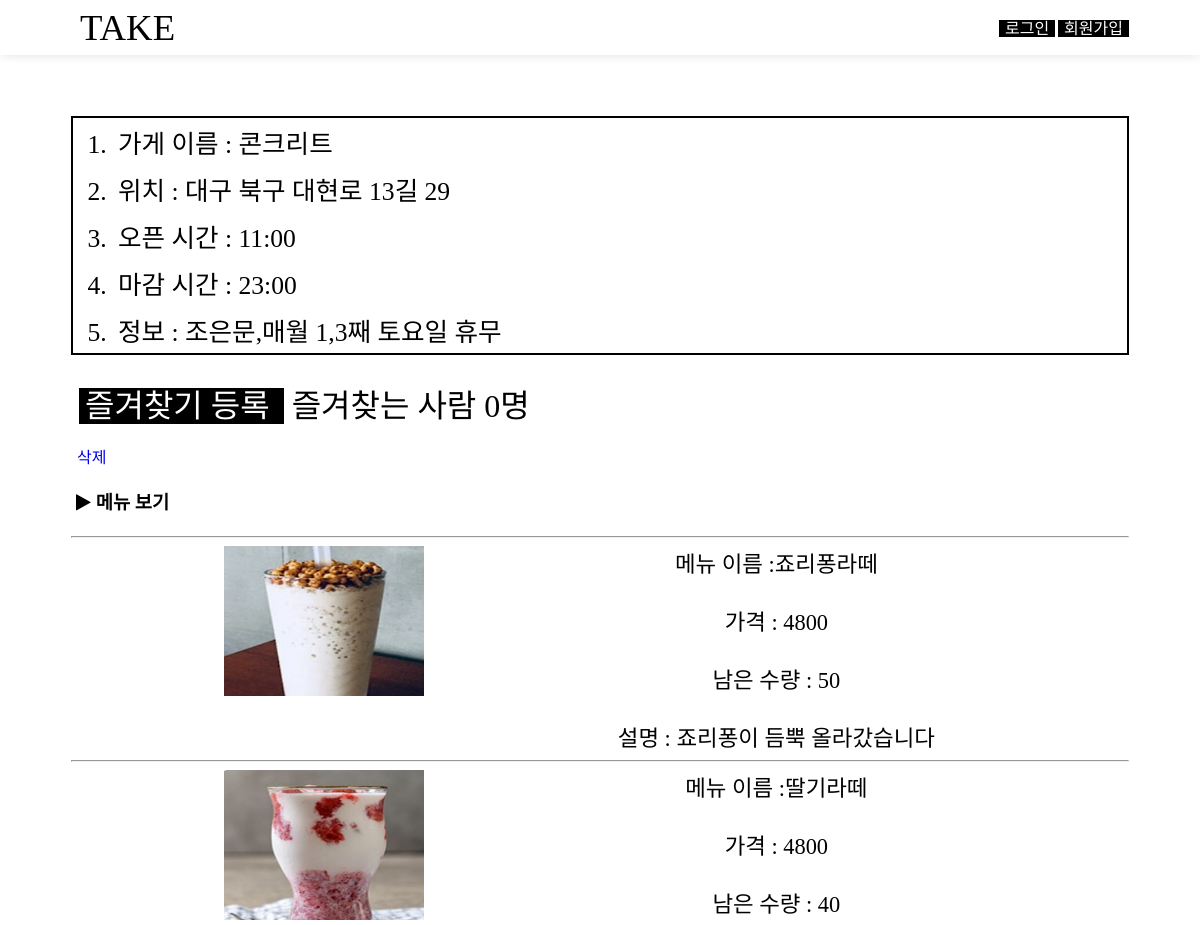
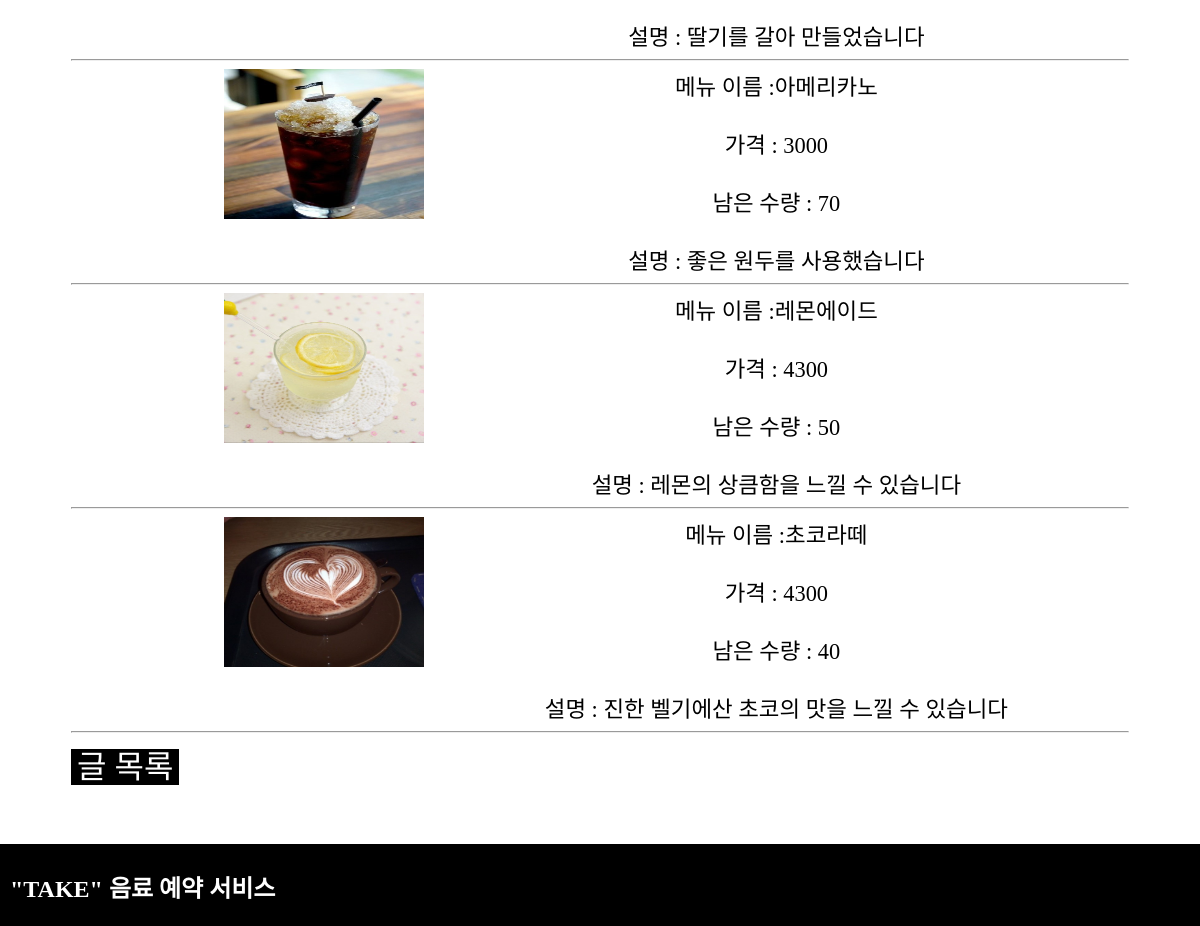
The app's page /market/18 with its own data (2 pictures, top to bottom).
### market/models.py (models this page shows, shortened)
class Market(models.Model):
    name=models.CharField(max_length=225)
    address=models.CharField(max_length=225)
    start_time=models.CharField(max_length=225)
    end_time=models.CharField(max_length=225)
    description=models.TextField()
    user=models.ForeignKey(User, on_delete=models.CASCADE, null=True)
    likes =models.ManyToManyField(
        User, # User 모델과 Market 모델을 M : N 관계로 두겠다.
        through='Like', # Like라는 중개 모델을 통해 M : N 관계를 맺는다.
        through_fields=('market', 'user'), # Like에 market 속성, user 속성을 추가하겠다.
        related_name='likes' # 1 : N  관계에서 market과 연결된 comment를 가져올 때 comment_set으로 가져왔는데,
        )
    def like_count(self):
        return self.likes.count()

class Menu(models.Model):
    name=models.CharField(max_length=225)
    photo=models.ImageField(upload_to='images/')
    price=models.IntegerField()
    left=models.IntegerField() # 남은 수량
    description=models.CharField(max_length=1000)
    market=models.ForeignKey(Market, on_delete=models.CASCADE, null=True)

### market/views.py (the view)
# urls.py: path('<int:market_id>', views.detail, name="detail"),
def detail(request, market_id):
    market_detail=get_object_or_404(Market, pk=market_id)
    user=request.user
    liked=Like.objects.select_related()
    if market_detail.likes.filter(id=user.id):
        message="즐겨찾기 취소"
    else:
        message="즐겨찾기 등록"
    return render(request, 'html/detail.html',{'market':market_detail, 'message':message})

### market/templates/html/detail.html (shortened to what this page needs)
{% extends "base.html" %}
{% block content %}
{% load static %}
<link rel="stylesheet" href="{% static 'css/detail.css' %}">
<!DOCTYPE html>
<html>
    <head>
        <link rel="stylesheet" href="//cdn.jsdelivr.net/npm/xeicon@2.3.3/xeicon.min.css">
    </head>
    <body>
            <ol style=" font-size: 1.6rem; border: 2px black solid;">
                <li>가게 이름 : {{market.name}}</li>
                <li>위치 : {{market.address}}</li>
                <li>오픈 시간 : {{market.start_time}}</li>
                <li>마감 시간 : {{market.end_time}}</li>
                <li>정보 : {{market.description}}</li>
            </ol>
            <div style="display:flex; font-size: 2rem;" class="good">
                    <div>
                    <a style="color:white; background-color: black;"href="{% url 'post_like' market.id %}">
                        {{message}}
                    </a>
                    </div>
                    <div class="goodnum">
                        즐겨찾는 사람 {{market.like_count}}명
                    </div>
            </div>
            <br>
            <a href="{%url 'delete' market.id %}">삭제</a>
            <h3><i class="fa fa-play" style="padding: 5px;"></i>메뉴 보기</h3>
            {% for menu in market.menu_set.all %}
                <hr class="comment_line">
                <form method="post" action="{% url 'order_create' market.id menu.id %}" enctype="multipart/form-data">
                    <div class="comment comment1" style="display:flex; text-align: right;">
                        <div style="flex: 1">
                        {% if menu.photo %}
                        <img src="{{menu.photo.url}}" width="200" height="150">
                        {% endif %}
                        </div>
                        <div style="flex: 2; text-align: center; font-size: 1.4rem">
                        <td class="tableb1">메뉴 이름 :{{menu.name}}</td>
                        <br>
                        <br>
                        <td class="tableb1">가격 : {{menu.price}}</td>
                        <br>
                        <br>
                        <td class="tableb1">남은 수량 : {{menu.left}}</td>
                        <br>
                        <br>
                        <td class="tableb1">설명 : {{menu.description}}</td>
                        </div>
                    </div>
                </form>
            {% endfor %}
            <hr>
            <a style="text-decoration: none; color: white; background-color: black; font-size: 2rem;" href="{% url 'market' %}">글 목록</a>
    </body>
</html>
{% endblock content %}

### blogProject/templates/css/base.css (style rules this page uses)
html { font-size: 100%; box-sizing: border-box; }
body { font-size: 1rem; font-stretch: normal; font-weight: 400; color: #000; display: block; font-family: 'Cafe24Danjunghae'; }
body, html { box-sizing: border-box; height: 100%; margin: 0; min-width: 100%; padding: 0; position: relative; }
a { text-decoration: none; padding-left:6px; padding-right:6px; }
menu, ol, ul { padding: 0 0 0 40px; }
dl, menu, ol, ul { margin: 1em 0; }

### market/templates/css/detail.css (style rules this page uses)
ol li { padding: 5px; }

### records on screen
Market: name "콘크리트", address "대구 북구 대현로 13길 29", start_time "11:00", end_time "23:00", description "조은문,매월 1,3째 토요일 휴무", like_count "0"
Menu: photo (picture), name "죠리퐁라떼", price "4800", left "50", description "죠리퐁이 듬뿍 올라갔습니다"
Menu: photo (picture), name "딸기라떼", price "4800", left "40", description "딸기를 갈아 만들었습니다"
Menu: photo (picture), name "아메리카노", price "3000", left "70", description "좋은 원두를 사용했습니다"
Menu: photo (picture), name "레몬에이드", price "4300", left "50", description "레몬의 상큼함을 느낄 수 있습니다"
Menu: photo (picture), name "초코라떼", price "4300", left "40", description "진한 벨기에산 초코의 맛을 느낄 수 있습니다"

### other values on screen
{{ message }} "즐겨찾기 등록"
